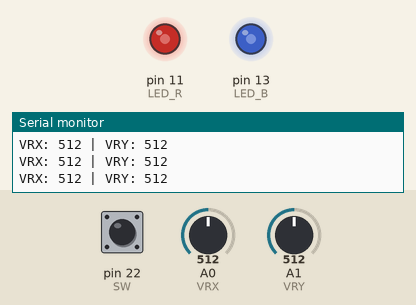
Recording of a sketch running on a simulated Arduino Mega 2560, built with avr-gcc and run on an emulated ATmega2560. Parts: output pins drawn as LEDs (lit = HIGH), the last lines printed to the serial monitor. The test bench sets the inputs (shaded band); at power-on: A0 (VRX) = 512, A1 (VRY) = 512, pin 22 (SW) HIGH.

Above: at 1.2 s.
1.3 s: A0 (VRX) set to 716
At 1.6 s:
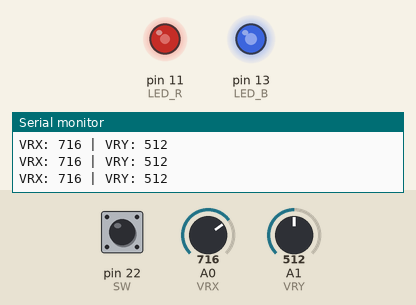
2.8 s: A1 (VRY) set to 716
At 3.2 s:
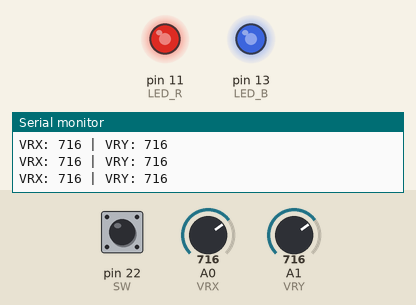
4.3 s: A0 (VRX) set to 1023
At 4.8 s:
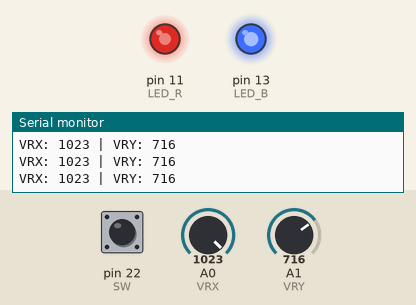
5.8 s: A1 (VRY) set to 0
At 6.3 s:
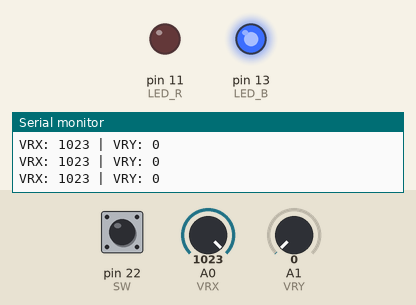
7.3 s: A0 (VRX) set to 0
At 7.9 s:
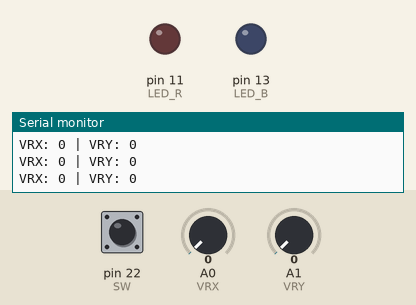
8.8 s: A1 (VRY) set to 122
At 9.4 s:
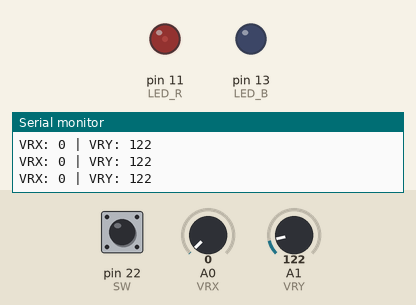
Timing chart, 0 to 11.3 s (numbered marks = the images above; inputs shaded):
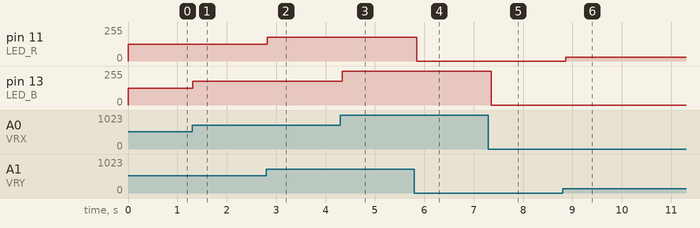

Measured:
- after the input at 1.3 s, pin 13 (LED_B): 127/255 → 178/255 at once
- after the input at 2.8 s, pin 11 (LED_R): 127/255 → 178/255 at once
- after the input at 4.3 s, pin 13 (LED_B): 178/255 → 255/255 at once
- after the input at 5.8 s, pin 11 (LED_R): 178/255 → 0/255 after 0.05 s
- after the input at 7.3 s, pin 13 (LED_B): 255/255 → 0/255 after 0.06 s
- after the input at 8.8 s, pin 11 (LED_R): 0/255 → 30/255 after 0.07 s

The sketch:

Joystick_led.ino
```cpp
#include <Arduino.h>

// Definição dos pinos usados para o joystick e LEDs
const int VRX = A0; // Pino de leitura do eixo X do joystick (conectado ao ADC)
const int VRY = A1; // Pino de leitura do eixo Y do joystick (conectado ao ADC)
const int SW = 22;  // Pino de leitura do botão do joystick

const int LED_B = 13; // Pino para controle do LED azul via PWM
const int LED_R = 11; // Pino para controle do LED vermelho via PWM

// Variáveis para armazenar valores lidos do joystick
int vrxValue = 0, vryValue = 0;

void setup() {
  // Inicializa a comunicação serial
  Serial.begin(9600);

  // Configura os pinos do joystick
  pinMode(VRX, INPUT);
  pinMode(VRY, INPUT);
  pinMode(SW, INPUT_PULLUP);

  // Configura os pinos dos LEDs
  pinMode(LED_B, OUTPUT);
  pinMode(LED_R, OUTPUT);

  // Mensagem inicial no monitor serial
  Serial.println("Joystick e Controle PWM Inicializado!");
}

void loop() {
  // Lê os valores do joystick
  vrxValue = analogRead(VRX); // Valor do eixo X (0-1023)
  vryValue = analogRead(VRY); // Valor do eixo Y (0-1023)

  // Ajusta o brilho dos LEDs de acordo com os valores do joystick
  analogWrite(LED_B, map(vrxValue, 0, 1023, 0, 255)); // Mapeia para PWM do LED azul
  analogWrite(LED_R, map(vryValue, 0, 1023, 0, 255)); // Mapeia para PWM do LED vermelho

  // Exibe os valores no monitor serial
  Serial.print("VRX: ");
  Serial.print(vrxValue);
  Serial.print(" | VRY: ");
  Serial.println(vryValue);

  // Verifica o botão do joystick
  if (digitalRead(SW) == LOW) {
    Serial.println("Botão pressionado!");
    delay(200); // Debounce
  }

  delay(100); // Aguarda antes de atualizar
}
```
